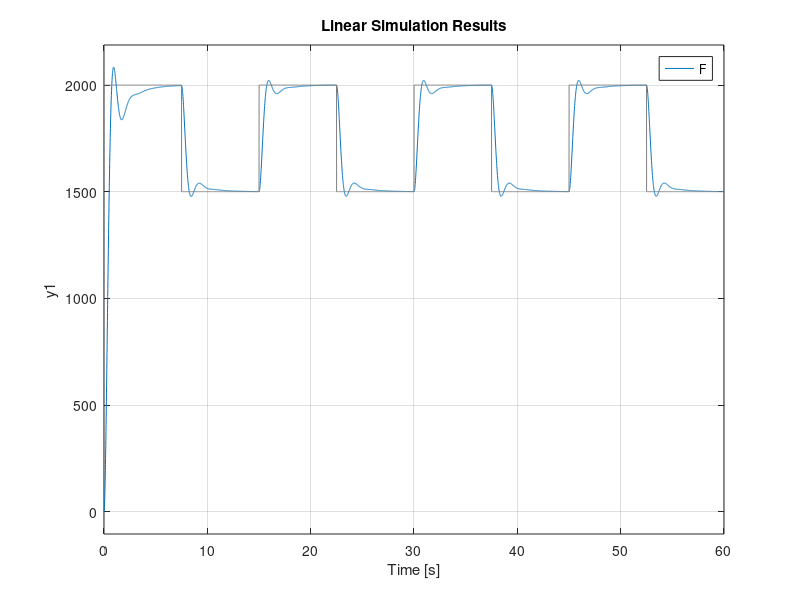
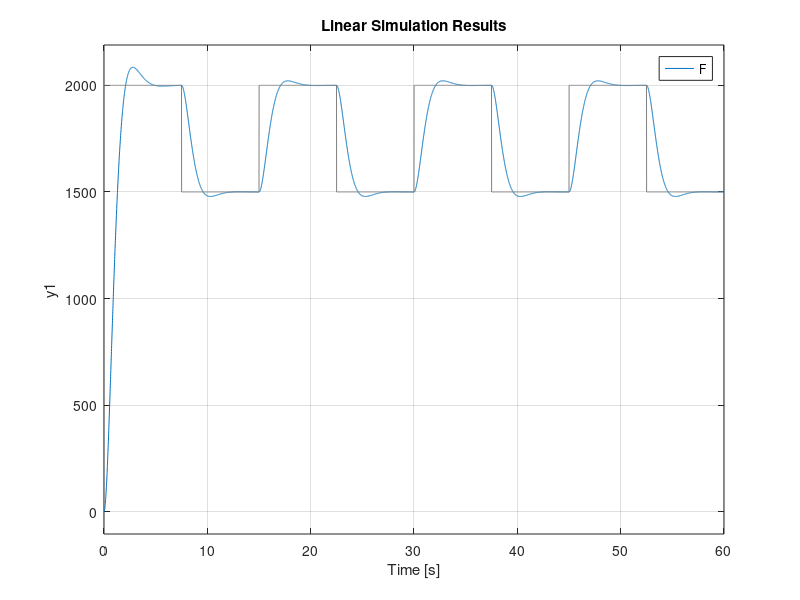
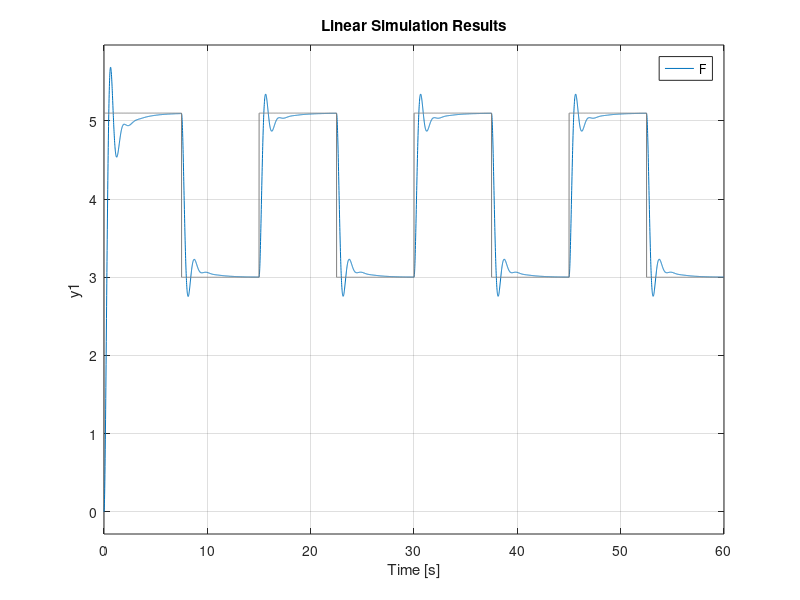
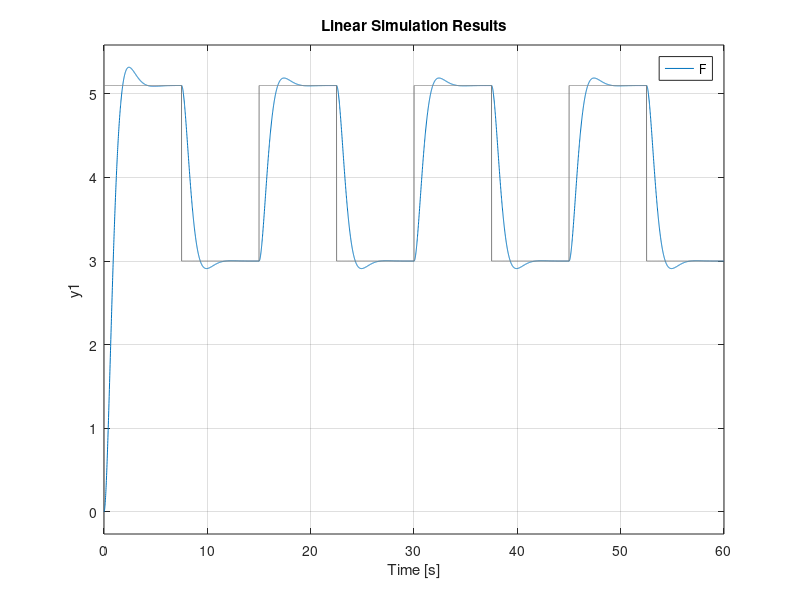

The MATLAB source for these figures, in order:
clear 
close all

s = zpk('s');

%% Q1

% calculated from lab 
Ks = 0.8;
Tg = 1.05;
Tu = 0.14;

% calculate T1 and T2 with theoretical types
T1 = Tg/exp(1);
T2 = Tu/(3-exp(1));

% transfer function
H = Ks/(T1*s+1)/(T2*s+1);

% calculate parameters for PI controller with CHR overshoot 0%
Kchr = (0.35*Tg)/(Ks*Tu);
Ti_chr = 1.2*Tg;

%% Q2

% calculate the tf for the whole system
P = pidstd(Kchr,Ti_chr);
F = feedback(P*H,1);

t = 0:0.01:60; % time for experiment
T = 15; % period of pulse
phase = 2*pi*t/T; % phase of pulse for time t

pulse = sin(phase) >= 0; % square pulse
spulse = 500*pulse+1500; % lift pulse to match with the experiment

figure() % plot step response with CHR method
lsim(F, spulse, t)

Y = lsim(F, spulse, t).'; % tf values at time t
e = spulse-Y; % find error between pulse and tf
ISE_CHR = trapz(t, e.^2) % calculate and print ISE
ITSE_CHR = trapz(t, t.*(e.^2)) % calculate and print ITSE

%% Q3

% calculate Tsum method parameters
K_Tsum = 0.5/Ks;
TiTsum = 0.5*(T1+T2);

% calculate the tf for the whole system
P = pidstd(K_Tsum,TiTsum);
F = feedback(P*H,1);

figure() % plot step response with CHR method
lsim(F, spulse, t)

Y = lsim(F, spulse, t).'; % tf values at time t
e = spulse-Y; % find error between pulse and tf
ISE_Tsum = trapz(t, e.^2) % calculate and print ISE
ITSE_Tsum = trapz(t, t.*(e.^2)) % calculate and print ITSE

%% Q4

% calculated from lab 
Ks = 0.87;
Tu = 0.1;
Tg = 1.12;

% calculate T1 and T2 with theoretical types
T1 = Tg/exp(1);
T2 = Tu/(3-exp(1));

% transfer function
H = Ks/(T1*s+1)/(T2*s+1);

% calculate parameters for PI controller with CHR overshoot 0%
Kchr = (0.35*Tg)/(Ks*Tu);
Ti_chr = 1.2*Tg;

%% Q5

% calculate the tf for the whole system
P = pidstd(Kchr,Ti_chr);
F = feedback(P*H,1);

t = 0:0.01:60; % time for experiment
T = 15; % period of pulse
phase = 2*pi*t/T; % phase of pulse for time t

pulse = sin(phase) >= 0; % square pulse
spulse = 2.1*pulse+3; % lift pulse to match with the experiment

figure() % plot step response with CHR method
lsim(F, spulse, t)

Y = lsim(F, spulse, t).'; % tf values at time t
e = spulse-Y; % find error between pulse and tf
ISE_CHR2 = trapz(t, e.^2) % calculate and print ISE
ITSE_CHR2 = trapz(t, t.*(e.^2)) % calculate and print ITSE

%% Q6

% calculate Tsum method parameters
K_Tsum = 0.5/Ks;
TiTsum = 0.5*(T1+T2);

% calculate the tf for the whole system
P = pidstd(K_Tsum,TiTsum);
F = feedback(P*H,1);

figure() % plot step response with CHR method
lsim(F, spulse, t)

Y = lsim(F, spulse, t).'; % tf values at time t
e = spulse-Y; % find error between pulse and tf
ISE_Tsum2 = trapz(t, e.^2) % calculate and print ISE
ITSE_Tsum2 = trapz(t, t.*(e.^2)) % calculate and print ITSE